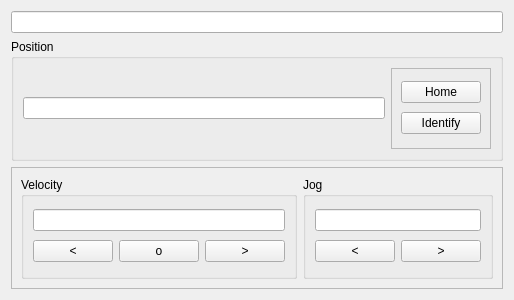
<?xml version="1.0" encoding="UTF-8"?>
<ui version="4.0">
 <class>Form</class>
 <widget class="QWidget" name="Form">
  <property name="geometry">
   <rect>
    <x>0</x>
    <y>0</y>
    <width>400</width>
    <height>300</height>
   </rect>
  </property>
  <property name="windowTitle">
   <string>Form</string>
  </property>
  <layout class="QGridLayout" name="gridLayout">
   <item row="1" column="0">
    <layout class="QVBoxLayout" name="verticalLayout">
     <item>
      <widget class="QLineEdit" name="lineEdit"/>
     </item>
     <item>
      <widget class="QGroupBox" name="groupBox">
       <property name="title">
        <string>Position</string>
       </property>
       <layout class="QHBoxLayout" name="horizontalLayout">
        <item>
         <widget class="QLineEdit" name="lineEdit_2"/>
        </item>
        <item>
         <widget class="QFrame" name="frame_2">
          <property name="frameShape">
           <enum>QFrame::StyledPanel</enum>
          </property>
          <property name="frameShadow">
           <enum>QFrame::Raised</enum>
          </property>
          <layout class="QVBoxLayout" name="verticalLayout_2">
           <item>
            <widget class="QPushButton" name="pushButton_2">
             <property name="text">
              <string>Home</string>
             </property>
            </widget>
           </item>
           <item>
            <widget class="QPushButton" name="pushButton">
             <property name="text">
              <string>Identify</string>
             </property>
            </widget>
           </item>
          </layout>
         </widget>
        </item>
       </layout>
      </widget>
     </item>
     <item>
      <widget class="QFrame" name="frame_3">
       <property name="frameShape">
        <enum>QFrame::StyledPanel</enum>
       </property>
       <property name="frameShadow">
        <enum>QFrame::Raised</enum>
       </property>
       <layout class="QHBoxLayout" name="horizontalLayout_2">
        <item>
         <widget class="QGroupBox" name="groupBox_4">
          <property name="sizePolicy">
           <sizepolicy hsizetype="Preferred" vsizetype="Preferred">
            <horstretch>1</horstretch>
            <verstretch>0</verstretch>
           </sizepolicy>
          </property>
          <property name="title">
           <string>Velocity</string>
          </property>
          <layout class="QGridLayout" name="gridLayout_2">
           <item row="1" column="2">
            <widget class="QPushButton" name="pushButton_4">
             <property name="text">
              <string>&gt;</string>
             </property>
            </widget>
           </item>
           <item row="1" column="0">
            <widget class="QPushButton" name="pushButton_3">
             <property name="text">
              <string>&lt;</string>
             </property>
            </widget>
           </item>
           <item row="0" column="0" colspan="3">
            <widget class="QLineEdit" name="lineEdit_3"/>
           </item>
           <item row="1" column="1">
            <widget class="QPushButton" name="pushButton_7">
             <property name="text">
              <string>o</string>
             </property>
            </widget>
           </item>
          </layout>
         </widget>
        </item>
        <item>
         <widget class="QGroupBox" name="groupBox_5">
          <property name="sizePolicy">
           <sizepolicy hsizetype="Preferred" vsizetype="Preferred">
            <horstretch>1</horstretch>
            <verstretch>0</verstretch>
           </sizepolicy>
          </property>
          <property name="title">
           <string>Jog</string>
          </property>
          <layout class="QGridLayout" name="gridLayout_3">
           <item row="0" column="0" colspan="2">
            <widget class="QLineEdit" name="lineEdit_4"/>
           </item>
           <item row="1" column="0">
            <widget class="QPushButton" name="pushButton_5">
             <property name="text">
              <string>&lt;</string>
             </property>
            </widget>
           </item>
           <item row="1" column="1">
            <widget class="QPushButton" name="pushButton_6">
             <property name="text">
              <string>&gt;</string>
             </property>
            </widget>
           </item>
          </layout>
         </widget>
        </item>
       </layout>
      </widget>
     </item>
    </layout>
   </item>
  </layout>
 </widget>
 <resources/>
 <connections/>
</ui>
